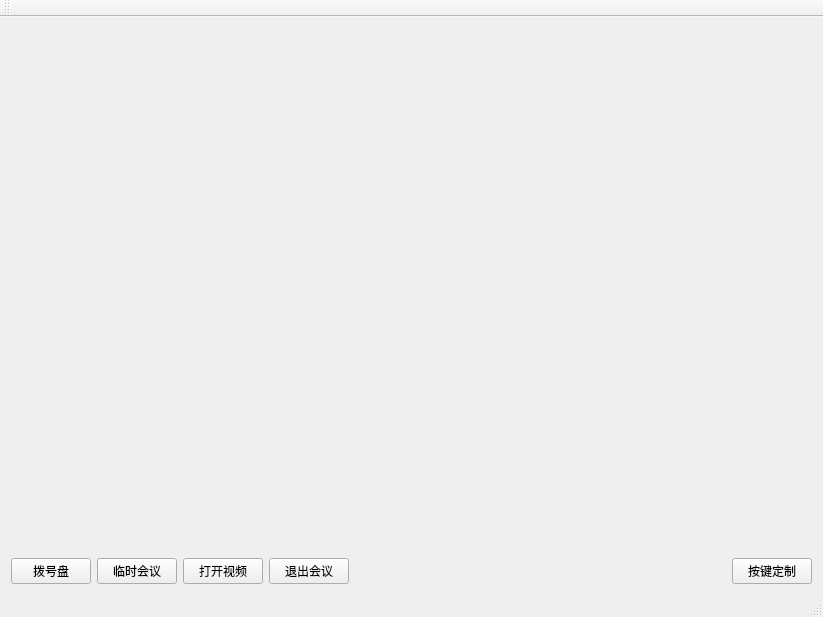
<?xml version="1.0" encoding="UTF-8"?>
<ui version="4.0">
 <class>vcdpMainClass</class>
 <widget class="QMainWindow" name="vcdpMainClass">
  <property name="geometry">
   <rect>
    <x>0</x>
    <y>0</y>
    <width>823</width>
    <height>617</height>
   </rect>
  </property>
  <property name="windowTitle">
   <string>vcdpMain</string>
  </property>
  <widget class="QWidget" name="centralWidget">
   <layout class="QVBoxLayout" name="verticalLayout" stretch="20,1">
    <item>
     <layout class="QHBoxLayout" name="mainLayout" stretch="5">
      <item>
       <layout class="QVBoxLayout" name="verticalLayout_2">
        <item>
         <widget class="QWidget" name="widgetMain" native="true">
          <layout class="QGridLayout" name="gridLayout"/>
         </widget>
        </item>
       </layout>
      </item>
     </layout>
    </item>
    <item>
     <layout class="QHBoxLayout" name="horizontalLayout_3">
      <item>
       <widget class="QPushButton" name="dialerBtn">
        <property name="text">
         <string>拨号盘</string>
        </property>
       </widget>
      </item>
      <item>
       <widget class="QPushButton" name="tempMet">
        <property name="text">
         <string>临时会议</string>
        </property>
       </widget>
      </item>
      <item>
       <widget class="QPushButton" name="localVedio">
        <property name="text">
         <string>打开视频</string>
        </property>
       </widget>
      </item>
      <item>
       <widget class="QPushButton" name="pushButton_8">
        <property name="text">
         <string>退出会议</string>
        </property>
       </widget>
      </item>
      <item>
       <spacer name="horizontalSpacer_2">
        <property name="orientation">
         <enum>Qt::Horizontal</enum>
        </property>
        <property name="sizeHint" stdset="0">
         <size>
          <width>40</width>
          <height>20</height>
         </size>
        </property>
       </spacer>
      </item>
      <item>
       <widget class="QPushButton" name="pushButton_10">
        <property name="text">
         <string>按键定制</string>
        </property>
       </widget>
      </item>
     </layout>
    </item>
   </layout>
  </widget>
  <widget class="QMenuBar" name="menuBar">
   <property name="geometry">
    <rect>
     <x>0</x>
     <y>0</y>
     <width>823</width>
     <height>23</height>
    </rect>
   </property>
  </widget>
  <widget class="QToolBar" name="mainToolBar">
   <attribute name="toolBarArea">
    <enum>TopToolBarArea</enum>
   </attribute>
   <attribute name="toolBarBreak">
    <bool>false</bool>
   </attribute>
  </widget>
  <widget class="QStatusBar" name="statusBar"/>
 </widget>
 <layoutdefault spacing="6" margin="11"/>
 <resources>
  <include location="vcdpmain.qrc"/>
 </resources>
 <connections>
  <connection>
   <sender>tempMet</sender>
   <signal>clicked()</signal>
   <receiver>vcdpMainClass</receiver>
   <slot>OnClickTempMetBtn()</slot>
   <hints>
    <hint type="sourcelabel">
     <x>142</x>
     <y>575</y>
    </hint>
    <hint type="destinationlabel">
     <x>166</x>
     <y>556</y>
    </hint>
   </hints>
  </connection>
  <connection>
   <sender>localVedio</sender>
   <signal>clicked()</signal>
   <receiver>vcdpMainClass</receiver>
   <slot>OnClickLocalVedio()</slot>
   <hints>
    <hint type="sourcelabel">
     <x>225</x>
     <y>566</y>
    </hint>
    <hint type="destinationlabel">
     <x>249</x>
     <y>567</y>
    </hint>
   </hints>
  </connection>
  <connection>
   <sender>dialerBtn</sender>
   <signal>clicked()</signal>
   <receiver>vcdpMainClass</receiver>
   <slot>OnClickDialerBtn()</slot>
   <hints>
    <hint type="sourcelabel">
     <x>54</x>
     <y>571</y>
    </hint>
    <hint type="destinationlabel">
     <x>82</x>
     <y>554</y>
    </hint>
   </hints>
  </connection>
  <connection>
   <sender>pushButton_8</sender>
   <signal>clicked()</signal>
   <receiver>vcdpMainClass</receiver>
   <slot>OnClickQuitMet()</slot>
   <hints>
    <hint type="sourcelabel">
     <x>317</x>
     <y>573</y>
    </hint>
    <hint type="destinationlabel">
     <x>331</x>
     <y>577</y>
    </hint>
   </hints>
  </connection>
 </connections>
 <slots>
  <slot>OnClickTempMetBtn()</slot>
  <slot>OnClickLocalVedio()</slot>
  <slot>OnClickUserMenber()</slot>
  <slot>OnClickVedioDisplay()</slot>
  <slot>OnClickGisDisplay()</slot>
  <slot>OnClickDialerBtn()</slot>
  <slot>OnClickQuitMet()</slot>
 </slots>
</ui>
